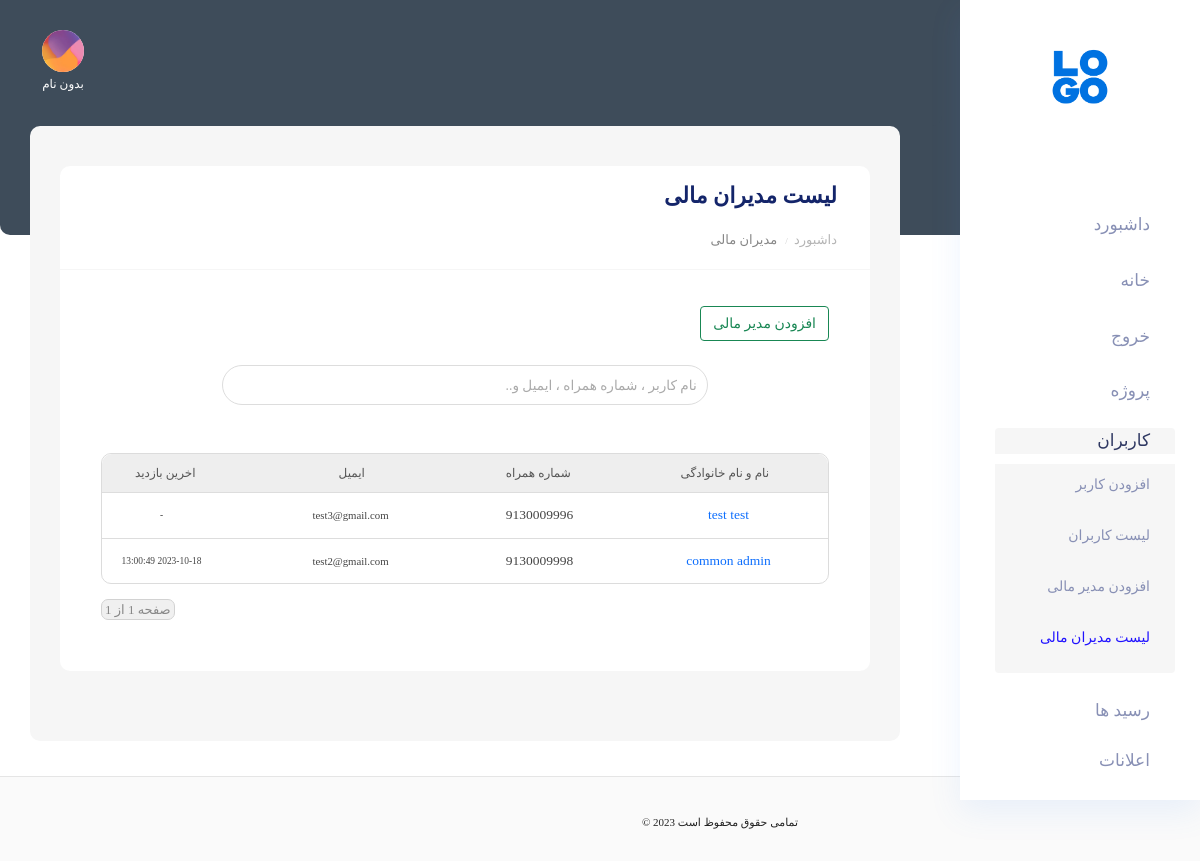
Screenshot of /u/dashboard/user/task/list (signed in) with the database file from the repository.
### account/models.py (models this page shows, shortened)
class User(AbstractUser):
    ROLE_USER_OPTIONS = (
        ('normal_user', 'کاربر عادی'),
        ('financial_user', 'ادمین مالی'),
        ('super_user', 'ادمین وِیژه'),
    )
    first_name = models.CharField("first name", max_length=150, blank=True, default="بدون نام")
    username = None
    email = models.EmailField("email address", null=True, blank=True, unique=True)
    phonenumber = PhoneNumberField(region='IR', unique=True)
    is_phonenumber_confirmed = models.BooleanField(default=False)
    role = models.CharField(max_length=20, choices=ROLE_USER_OPTIONS, default='normal_user')
    USERNAME_FIELD = "phonenumber"
    REQUIRED_FIELDS = []
    objects = CustomBaseUserManager()
    normal_user = NormalUserManager()
    financial_user = FinancialUserManager()
    super_user = SuperUserManager()
    class Meta:
        ordering = '-id',
    @property
    def is_admin(self):
        return True if self.role in settings.ADMIN_USER_ROLES else False
    @property
    def is_common_admin(self):
        return True if self.role in settings.COMMON_ADMIN_USER_ROLES else False
    @property
    def is_super_admin(self):
        return True if self.role in settings.SUPER_ADMIN_ROLES else False
    def get_raw_phonenumber(self):
        p = str(self.phonenumber).replace('+98', '')
        return p
    def get_full_name(self):
        fl = f'{self.first_name} {self.last_name}'.strip() or 'بدون نام'
        return fl
    def get_image_url(self):
        return '/static/images/dashboard/client_img.png'
    def get_last_login(self):
        if self.last_login:
            return self.last_login.strftime('%Y-%m-%d %H:%M:%S')
        return '-'
    def get_absolute_url(self):
        return reverse('account:user_detail', args=(self.id,))

### account/views/dashboard.py (the view)
# urls.py: path('dashboard/user/task/list', dashboard.UserFinancialList.as_view(), name='user_financial_list'),
class UserFinancialList(View):
    template_name = 'account/dashboard/admin/list.html'
    def search(self, request, objects):
        s = request.GET.get('search')
        if not s:
            return objects
        objects = objects.annotate(full_name=Concat('first_name', Value(' '), 'last_name'))
        lookup = Q(phonenumber__icontains=s) | Q(full_name__icontains=s) | Q(
            email__icontains=s)
        return objects.filter(lookup)
    @admin_required_cbv()
    def get(self, request):
        users = User.financial_user.all()
        users = self.search(request, users)
        page_num = request.GET.get('page', 1)
        pagination = Paginator(users, 20)
        pagination = pagination.get_page(page_num)
        users = pagination.object_list
        context = {
            'users': users,
            'pagination': pagination
        }
        return render(request, self.template_name, context)

### account/models.py (called while the page is built)
    def get_queryset(self):
        return super().get_queryset().filter(role='financial_user')

### account/templates/account/dashboard/admin/list.html (shortened to what this page needs)
{% extends 'account/dashboard/components/base/base_template.html' %}
{% block Content %}
    {% include 'account/dashboard/components/base/nav.html' %}
    <section class="main_content dashboard_part large_header_bg">
        {% include 'account/dashboard/components/base/header.html' %}
        <div class="main_content_iner">
            <div class="container-fluid p-0 ">
                <div class="col-lg-12">
                    <div class="white_card mb_30">
                        <div class="white_card_header">
                            <div class="box_header m-0">
                                <div class="main-title">
                                    <h3 class="m-0">لیست مدیران مالی</h3>
                                </div>
                            </div>
                            <div class="breadcrumb">
                                <ul>
                                    <li>
                                        <a href="{% url 'account:dashboard' %}">داشبورد</a>
                                    </li>
                                    <li>
                                        <a href="">مدیران مالی</a>
                                    </li>
                                </ul>
                            </div>
                        </div>
                        <div class="white_card_body">
                            <div class="card-body">
                                <div class="text-right mb-3">
                                    <a href="{% url 'account:user_financial_add' %}"
                                       class="btn btn-outline-success font-70">افزودن
                                        مدیر مالی</a>
                                </div>
                                <div class="mt-4 mb-5">
                                    <form action="{% url 'account:user_financial_list' %}">
                                        <div class="cnt-search col-11 col-md-8">
                                            <input type="text" name="search"
                                                   placeholder="نام کاربر ، شماره همراه ، ایمیل و.."
                                                   value="{{ request.GET.search }}">
                                            <div>
                                                <button>
                                                    <i class="fa fa-search"></i>
                                                </button>
                                            </div>
                                        </div>
                                    </form>
                                </div>
                                <div class="list-row">
                                    <div class="title-list-row">
                                        <div class="col-3">
                                            نام و نام خانوادگی
                                        </div>
                                        <div class="col-3">
                                            شماره همراه
                                        </div>
                                        <div class="col-3">
                                            ایمیل
                                        </div>
                                        <div class="col-3">
                                            اخرین بازدید
                                        </div>
                                    </div>
                                    {% for user in users %}
                                        <div class="detail-row">
                                            <div class="col-3">
                                                <a href="{{ user.get_absolute_url }}">
                                                    {{ user.get_full_name|default:'بدون نام' }}
                                                </a>
                                            </div>
                                            <div class="col-3">
                                                {{ user.get_raw_phonenumber }}
                                            </div>
                                            <div class="col-3 font-80">
                                                {{ user.email|default:'-' }}
                                            </div>
                                            <div class="col-3 font-70">
                                                {{ user.get_last_login|default:'-' }}
                                            </div>
                                        </div>
                                    {% empty %}
                                        <div class="container-not-found-base">
                                            <p>کاربری یافت نشد</p>
                                        </div>
                                    {% endfor %}
                                </div>
                                <div class="pagination">
                                    <div class="step-links">
                                        <span class="current">
                                        صفحه  {{ pagination.number }} از {{ pagination.paginator.num_pages }}
                                        </span>
                                    </div>
                                </div>
                            </div>
                        </div>
                    </div>
                </div>
            </div>
        </div>
        {% include 'account/dashboard/components/base/footer.html' %}
    </section>
{% endblock %}

### account/templates/account/dashboard/components/base/header.html (shortened to what this page needs)
{% load static %}
<header>
    <div class="container-fluid g-0">
        <div class="row">
            <div class="col-lg-12 p-0 ">
                <div class="header_iner d-flex justify-content-between align-items-center">
                    <div class="header_right d-flex justify-content-between align-items-center">
                        <div class="header_notification_warp d-flex align-items-center">
                            <li class="m-1" title="اعلانات">
                                <a href="{% url 'notification:notification_dashboard_user_personal_list' %}"><i
                                        class="fa fa-bell"></i></a>
                            </li>
                            <li class="m-1" title="خروج">
                                <a href="{% url 'account:logout' %}">
                                    <i class="fa fa-sign-out-alt"></i>
                                </a>
                            </li>
                        </div>
                        <div class="profile_info text-center mx-4">
                            <a href="{% url 'account:info_detail' %}">
                                <img src="{{ user.get_image_url }}" alt="{{ user.get_full_name }}">
                                <p class="font-60 text-center text-white">
                                    {{ user.get_full_name|truncatechars:30 }}
                                </p>
                            </a>
                        </div>
                    </div>
                </div>
            </div>
        </div>
    </div>
</header>

### static/styles/form.css (style rules this page uses)
::placeholder { font-family: 'Vazir'; font-size: 80%; color: #aaa; }

### static/styles/base.css (style rules this page uses)
* { margin: 0; padding: 0; box-sizing: border-box; }
input { font-size: 85% !important; color: #5e8591; }
body { font-family: 'Vazir'; }
.list-row { border: 1px solid #dcdcdc; border-radius: 10px; font-size: 80%; text-align: center; width: 100%; white-space: nowrap; }
.title-list-row { border-radius: 10px 10px 0 0; padding: 10px; background: #eee; display: flex; justify-content: space-between; align-items: center; border-bottom: 1px solid #ddd; width: 100%; }
.title-list-row > div { display: inline-block; margin: 0 5px; color: #555; font-size: 80%; }
.detail-row { width: 100%; font-size: 90%; color: #444; display: flex; justify-content: space-between; align-items: center; text-align: center; padding: 12px 5px; border-bottom: 1px solid #ddd; }
.detail-row:last-of-type { border-bottom: none; border-radius: 0 0 10px 10px; }
.detail-row > div { display: inline-block; margin: 0 5px; }
.font-80 { font-size: 80% !important; }
.font-70 { font-size: 70% !important; }
.font-60 { font-size: 60% !important; }
.pagination { direction: ltr; display: block !important; text-align: left; margin: 15px 0; }
.pagination .step-links { background: #f0f0f0; border: 1px solid #d2d2d2; display: inline-block; border-radius: 7px; }
.pagination .current { font-size: 65%; padding: 0 3px; color: #888; }
.cnt-search { margin: 10px auto; padding: 0 10px; max-width: 90%; text-align: center; border: 1px solid #ddd; border-radius: 30px; display: flex; justify-content: space-between; align-items: center; }
.cnt-search input { height: 38px; width: 80%; border-radius: inherit; border: none; outline: none; }
.cnt-search > div { text-align: left; border-radius: inherit; }
.cnt-search button { border: none; outline: none; background: none; padding: 5px; color: #9aaeb9; }
.breadcrumb { margin-bottom: 0 !important; margin-top: 13px; }
.breadcrumb ul { direction: rtl; width: 100%; display: block; }
.breadcrumb li { font-size: 65%; display: inline-block; color: #b5b5b5; }
.breadcrumb li:after { content: "/"; margin: 0 3px; font-size: 70%; color: #ccc; }
.breadcrumb li:last-of-type:after { content: ""; margin: 0; }
.breadcrumb li a { color: inherit; }
.breadcrumb a[href=""] { color: #878787; }
@media screen and (max-width: 1400px) { .list-row { font-size: 75%; } }
@media screen and (max-width: 1400px) { .detail-row { overflow: auto; } }

### rows the page displays
User: get_full_name "بدون نام"
User: get_full_name "test test", get_raw_phonenumber "9130009996", email "test3@gmail.com", get_last_login "-"
User: get_full_name "common admin", get_raw_phonenumber "9130009998", email "test2@gmail.com", get_last_login "2023-10-18 13:00:49"

### other values shown
{{ pagination.paginator.num_pages }} "1"
